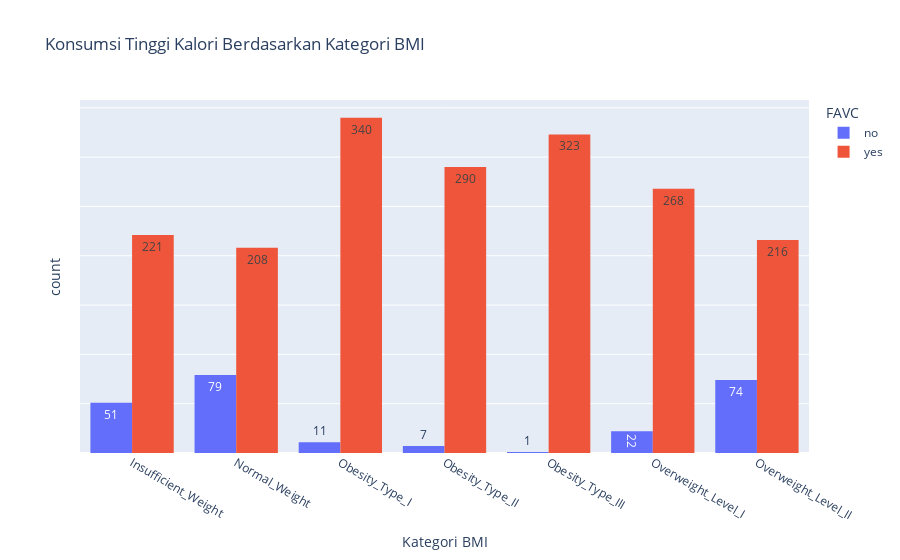

Notebook cell for this chart:
### Markdown cell above
### b. Kecenderungan konsumsi tinggi kalori berdasarkan kategori berat badan

### Code cell
# membuat histogram grup berdasarkan kategori obesitas dan kecenderungan konsumsi makanan tinggi kalori
fig = px.histogram(df_sorted, x='NObeyesdad', y='FAVC',
                   labels={'count':'Jumlah', 'NObeyesdad': 'Kategori BMI'},
                   title="Konsumsi Tinggi Kalori Berdasarkan Kategori BMI",
             color= 'FAVC', barmode='group', histfunc='count', text_auto=True)

fig.update_layout(yaxis_tickformat='', yaxis_showticklabels=False)

### Figure 1 — Plotly figure (JSON) as saved in the notebook; plotly's stock layout.template omitted (floating-point values rounded to 4 significant figures; data arrays with more than 128 entries replaced by an {"elided": "..."} marker saying what was removed)
{"data": [{"alignmentgroup": "True", "bingroup": "x", "histfunc": "count", "hovertemplate": "FAVC=no<br>Kategori BMI=%{x}<br>count=%{y}<extra></extra>", "legendgroup": "no", "marker": {"color": "#636efa", "pattern": {"shape": ""}}, "name": "no", "offsetgroup": "no", "orientation": "v", "showlegend": true, "texttemplate": "%{value}", "type": "histogram", "x": {"elided": "245 str values"}, "xaxis": "x", "y": {"elided": "245 str values"}, "yaxis": "y"}, {"alignmentgroup": "True", "bingroup": "x", "histfunc": "count", "hovertemplate": "FAVC=yes<br>Kategori BMI=%{x}<br>count=%{y}<extra></extra>", "legendgroup": "yes", "marker": {"color": "#EF553B", "pattern": {"shape": ""}}, "name": "yes", "offsetgroup": "yes", "orientation": "v", "showlegend": true, "texttemplate": "%{value}", "type": "histogram", "x": {"elided": "1866 str values"}, "xaxis": "x", "y": {"elided": "1866 str values"}, "yaxis": "y"}], "layout": {"barmode": "group", "legend": {"title": {"text": "FAVC"}, "tracegroupgap": 0}, "title": {"text": "Konsumsi Tinggi Kalori Berdasarkan Kategori BMI"}, "xaxis": {"anchor": "y", "domain": [0, 1], "title": {"text": "Kategori BMI"}}, "yaxis": {"anchor": "x", "categoryarray": ["yes", "no"], "categoryorder": "array", "domain": [0, 1], "showticklabels": false, "tickformat": "", "title": {"text": "count"}}}}
